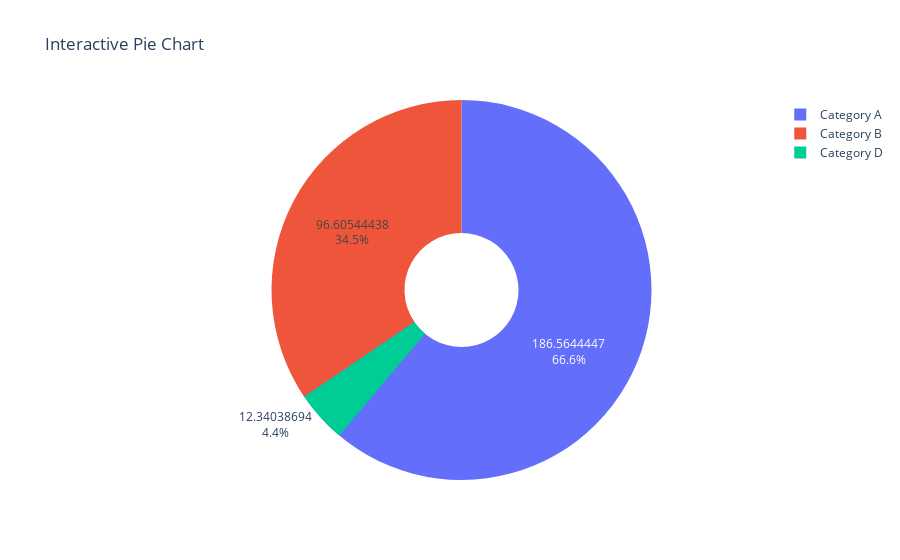

Here is the notebook cell this chart was saved with:
### Markdown cell above
Question 21

### Code cell
labels = ['Category A', 'Category B', 'Category C', 'Category D']
values = np.random.normal(loc=10, scale=100, size=4) 

fig = go.Figure(data=[go.Pie(labels=labels, values=values, hole=0.3, hoverinfo='label+percent', textinfo='value+percent')])
fig.update_layout(title_text='Interactive Pie Chart')
fig.show()

### Figure 1 — Plotly figure (JSON) as saved in the notebook; plotly's stock layout.template omitted (floating-point values rounded to 4 significant figures)
{"data": [{"hole": 0.3, "hoverinfo": "label+percent", "labels": ["Category A", "Category B", "Category C", "Category D"], "textinfo": "value+percent", "type": "pie", "values": [186.6, 96.61, -15.36, 12.34]}], "layout": {"title": {"text": "Interactive Pie Chart"}}}
